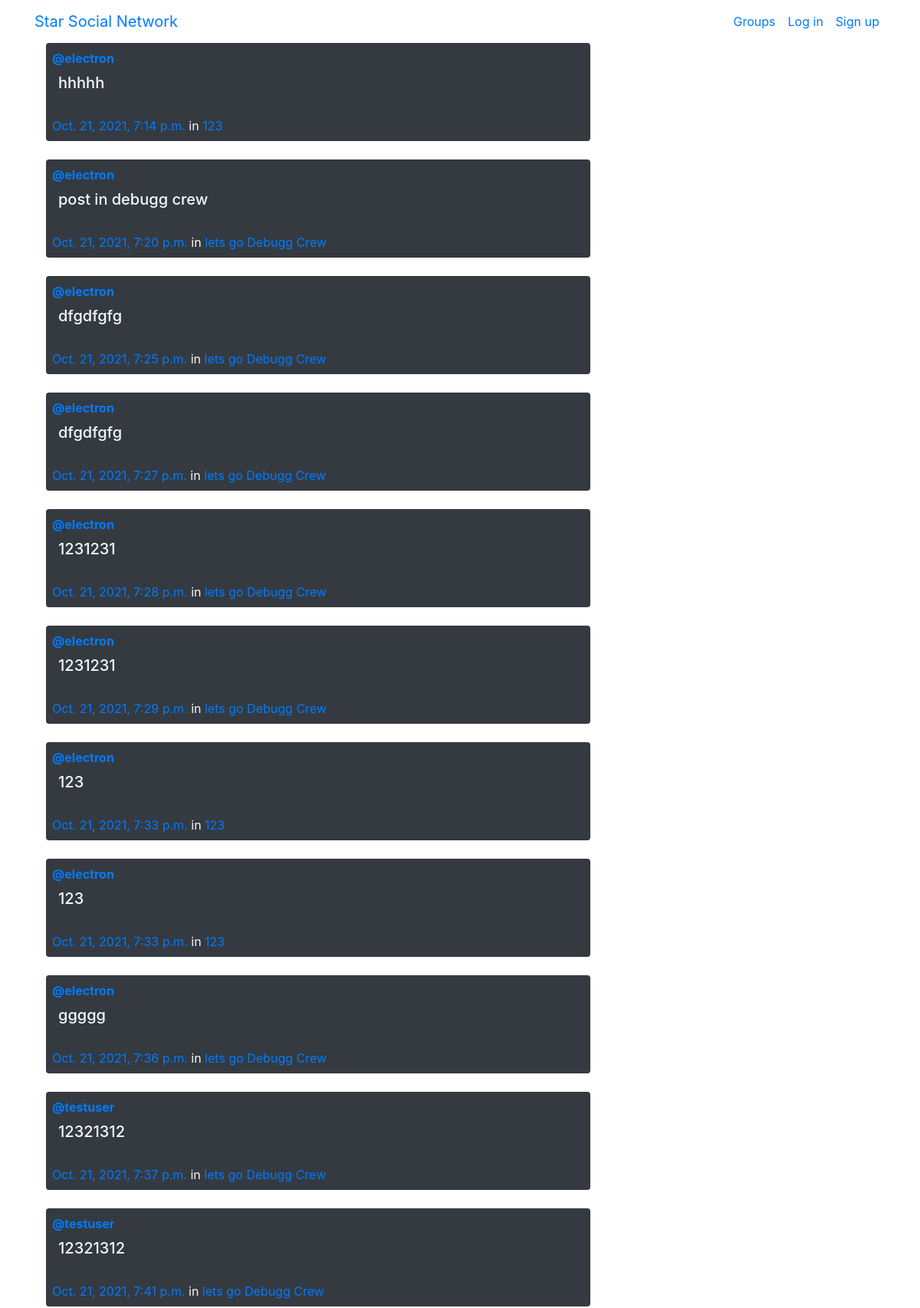
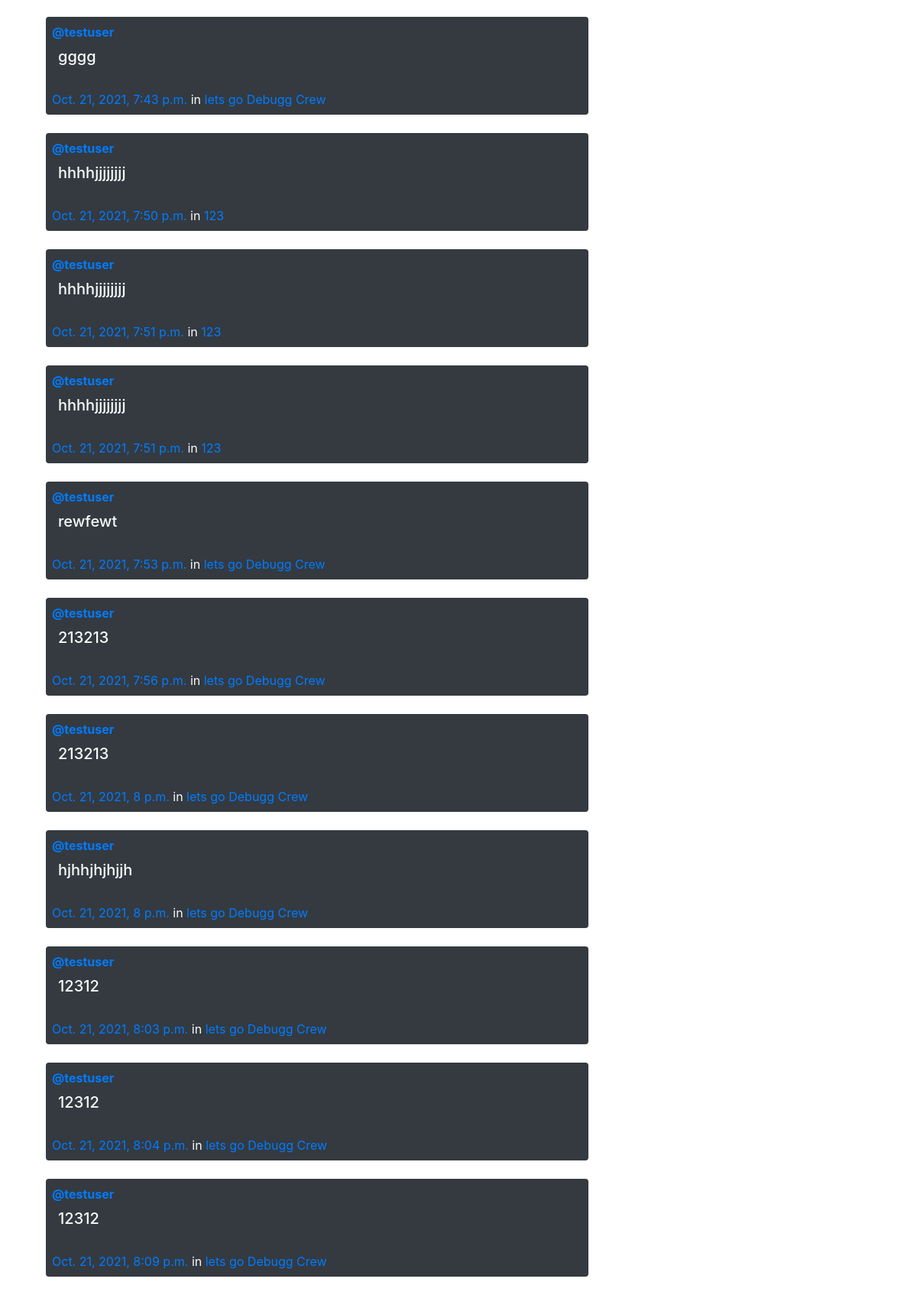
/posts/ (upper part), run on the app's committed database (2 pictures, top to bottom).
### posts/models.py (models this page shows, shortened)
class Post(models.Model):
    user = models.ForeignKey(User,related_name='posts',on_delete=models.CASCADE)
    created_at = models.DateTimeField(auto_now_add=True)
    message = models.TextField(blank=True,)
    message_html = models.TextField(editable=False)
    group = models.ForeignKey(Group,related_name='posts',null = True, blank=True,on_delete=models.CASCADE)

### groups/models.py (models this page shows, shortened)
class Group(models.Model):
    name = models.CharField(max_length=255,unique=True)
    slug = models.SlugField(allow_unicode = True,unique=True)
    description = models.TextField(blank=True, default='')
    description_html = models.TextField(editable=False, default='',blank= True)
    members = models.ManyToManyField(User,through='GroupMember')

### posts/views.py (the view)
# urls.py: path('', views.PostList.as_view(), name="all"),
class PostList(SelectRelatedMixin, generic.ListView):
    model = models.Post
    select_related = ("user", "group")

### posts/templates/posts/post_list.html (shortened to what this page needs)
{% extends "posts/post_base.html" %}
{% load humanize %}
{% block post_content %}
<div class="col-md-8">
	{% for post in post_list %}
  {% include "posts/_post.html" %}
	{% endfor %}
</div>
{% endblock %}

### posts/templates/posts/_post.html (shortened to what this page needs)
<div class="post media">
	<div class="media-body bg-dark p-2 text-light rounded">
		<a href="{% url 'posts:for_user' username=post.user.username %}"><strong >@{{ post.user.username }}</strong></a>
		<h5 class="media-heading p-2">{{ post.message_html|safe }}</h5>
			<time class="time"><a href="{% url 'posts:single' username=post.user.username pk=post.pk %}">{{ post.created_at}}</a></time>
			{% if post.group %}
			<span class="group-name">in <a href="#">{{ post.group.name }}</a></span>
			{% endif %}
	</div>
</div>
<br>

### data on the page
Post: user.username "electron", message_html "hhhhh", created_at "Oct. 21, 2021, 7:14 p.m.", group.name "123"
Post: user.username "electron", message_html "post in debugg crew", created_at "Oct. 21, 2021, 7:20 p.m.", group.name "lets go Debugg Crew"
Post: user.username "electron", message_html "dfgdfgfg", created_at "Oct. 21, 2021, 7:25 p.m.", group.name "lets go Debugg Crew"
Post: user.username "electron", message_html "dfgdfgfg", created_at "Oct. 21, 2021, 7:27 p.m.", group.name "lets go Debugg Crew"
Post: user.username "electron", message_html "1231231", created_at "Oct. 21, 2021, 7:28 p.m.", group.name "lets go Debugg Crew"
Post: user.username "electron", message_html "1231231", created_at "Oct. 21, 2021, 7:29 p.m.", group.name "lets go Debugg Crew"
Post: user.username "electron", message_html "123", created_at "Oct. 21, 2021, 7:33 p.m.", group.name "123"
Post: user.username "electron", message_html "123", created_at "Oct. 21, 2021, 7:33 p.m.", group.name "123"
Post: user.username "electron", message_html "ggggg", created_at "Oct. 21, 2021, 7:36 p.m.", group.name "lets go Debugg Crew"
Post: user.username "testuser", message_html "12321312", created_at "Oct. 21, 2021, 7:37 p.m.", group.name "lets go Debugg Crew"
Post: user.username "testuser", message_html "12321312", created_at "Oct. 21, 2021, 7:41 p.m.", group.name "lets go Debugg Crew"
Post: user.username "testuser", message_html "gggg", created_at "Oct. 21, 2021, 7:43 p.m.", group.name "lets go Debugg Crew"
Post: user.username "testuser", message_html "hhhhjjjjjjjj", created_at "Oct. 21, 2021, 7:50 p.m.", group.name "123"
Post: user.username "testuser", message_html "hhhhjjjjjjjj", created_at "Oct. 21, 2021, 7:51 p.m.", group.name "123"
Post: user.username "testuser", message_html "hhhhjjjjjjjj", created_at "Oct. 21, 2021, 7:51 p.m.", group.name "123"
Post: user.username "testuser", message_html "rewfewt", created_at "Oct. 21, 2021, 7:53 p.m.", group.name "lets go Debugg Crew"
Post: user.username "testuser", message_html "213213", created_at "Oct. 21, 2021, 7:56 p.m.", group.name "lets go Debugg Crew"
Post: user.username "testuser", message_html "213213", created_at "Oct. 21, 2021, 8 p.m.", group.name "lets go Debugg Crew"
Post: user.username "testuser", message_html "hjhhjhjhjjh", created_at "Oct. 21, 2021, 8 p.m.", group.name "lets go Debugg Crew"
Post: user.username "testuser", message_html "12312", created_at "Oct. 21, 2021, 8:03 p.m.", group.name "lets go Debugg Crew"
Post: user.username "testuser", message_html "12312", created_at "Oct. 21, 2021, 8:04 p.m.", group.name "lets go Debugg Crew"
Post: user.username "testuser", message_html "12312", created_at "Oct. 21, 2021, 8:09 p.m.", group.name "lets go Debugg Crew"
